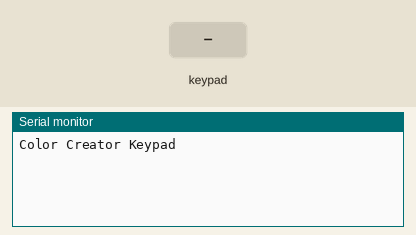
Simulated run of this sketch. Board: Arduino Uno, built with avr-gcc and run on an emulated ATmega328P. On the bench: the last lines printed to the serial monitor. Wiring (inferred from the names in the program): 5×4 keypad (labels assumed): rows pin 10, pin 11, pin 12, pin 13, A0; columns pin 5, pin 7, pin 8, pin 9. The inputs (shaded band) are chosen by the test bench.

Above: at 1.2 s.
1.3 s: key '1' pressed
At 1.7 s:
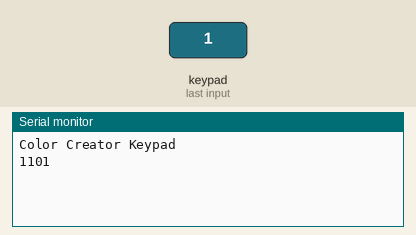
2.8 s: keypad keys 1 2 pressed 0.4 s apart
At 4.3 s:
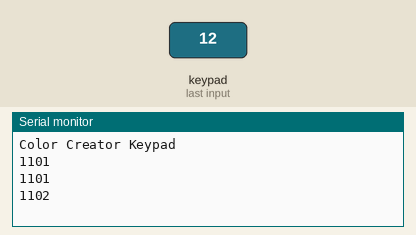
5.1 s: key '3' pressed
At 5.7 s:
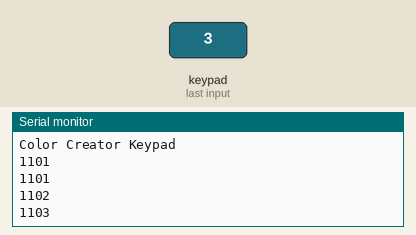
6.6 s: keypad keys 1 2 D pressed 0.4 s apart
At 8.7 s:
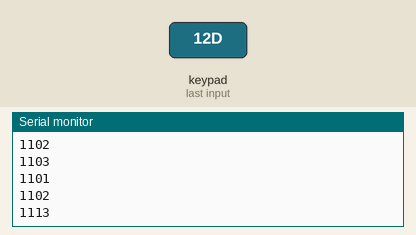
Timing chart, 0 to 10.2 s (numbered marks = the images above; inputs shaded):
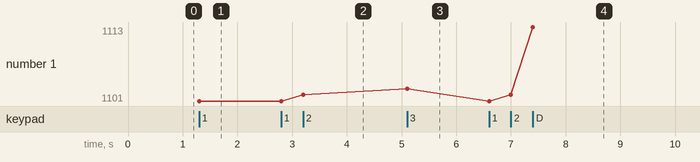

Measured:
- after the input at 1.3 s, the serial monitor: prints a new line at once (image 1)
- after the input at 2.8 s, the serial monitor: prints a new line after 0.40 s (image 2)
- after the input at 5.1 s, the serial monitor: prints a new line at once (image 3)
- after the input at 6.6 s, the serial monitor: prints a new line at once (image 4)
- plotted number 1: 1101 → 1102 after the input at 2.8 s, 1102 → 1103 after the input at 5.1 s, 1103 → 1113 after the input at 6.6 s

The sketch:

keypad.ino
```cpp
/*


 1  2  3  4
 5  6  7  8
 9  10 11 12
 13 14 15 16


 */
#include <Timer.h>
Timer t;

#define DEVICE_ID 1
#define COMMAND_BUTTON_PRESS 1
#define COMMAND_BUTTON_HELD 2

#define DEBOUNCE_DELAY 200 //button debounce on milliseconds
#define BUTTON_HELD_TIME 2000 //time button needs to be held to trigger a button held command

#define ROW_1_PIN 10
#define ROW_2_PIN 11
#define ROW_3_PIN 12
#define ROW_4_PIN 13
#define ROW_5_PIN A0

#define COLUMN_1_PIN 5
#define COLUMN_2_PIN 7
#define COLUMN_3_PIN 8
#define COLUMN_4_PIN 9


byte getkey;
byte getkey_buffer;

long debounce_counter;

void setup() {

  Serial.begin(57600);
  Serial.println("Color Creator Keypad");

  //activate timer events
  t.every(1, counter);

  pinMode(COLUMN_1_PIN, INPUT);
  digitalWrite(COLUMN_1_PIN, HIGH);    //enable internal pullup
  pinMode(COLUMN_2_PIN, INPUT);
  digitalWrite(COLUMN_2_PIN, HIGH);    //enable internal pullup
  pinMode(COLUMN_3_PIN, INPUT);
  digitalWrite(COLUMN_3_PIN, HIGH);    //enable internal pullup
  pinMode(COLUMN_4_PIN, INPUT);
  digitalWrite(COLUMN_4_PIN, HIGH);    //enable internal pullup

  //set output pins to input to make them float
  pinMode(ROW_1_PIN, INPUT);
  pinMode(ROW_2_PIN, INPUT);
  pinMode(ROW_3_PIN, INPUT);
  pinMode(ROW_4_PIN, INPUT);
  pinMode(ROW_5_PIN, INPUT);

}

void loop(){

  t.update(); //required for timer events


  getkey = 0;

  pinMode(ROW_1_PIN, OUTPUT); //set pin to output
  digitalWrite(ROW_1_PIN, LOW); //set pin to low

  //check for low columns
  if (digitalRead(COLUMN_1_PIN) == 0) getkey = 1;
  if (digitalRead(COLUMN_2_PIN) == 0) getkey = 2;
  if (digitalRead(COLUMN_3_PIN) == 0) getkey = 3;
  if (digitalRead(COLUMN_4_PIN) == 0) getkey = 4;

  pinMode(ROW_1_PIN, INPUT); //set pin back to floating state

  pinMode(ROW_2_PIN, OUTPUT); //set pin to output
  digitalWrite(ROW_2_PIN, LOW); //set pin to low

  //check for low columns
  if (digitalRead(COLUMN_1_PIN) == 0) getkey = 5;
  if (digitalRead(COLUMN_2_PIN) == 0) getkey = 6;
  if (digitalRead(COLUMN_3_PIN) == 0) getkey = 7;
  if (digitalRead(COLUMN_4_PIN) == 0) getkey = 8;

  pinMode(ROW_2_PIN, INPUT); //set pin back to floating state

  pinMode(ROW_3_PIN, OUTPUT); //set pin to output
  digitalWrite(ROW_3_PIN, LOW); //set pin to low

  //check for low columns
  if (digitalRead(COLUMN_1_PIN) == 0) getkey = 9;
  if (digitalRead(COLUMN_2_PIN) == 0) getkey = 10;
  if (digitalRead(COLUMN_3_PIN) == 0) getkey = 11;
  if (digitalRead(COLUMN_4_PIN) == 0) getkey = 12;

  pinMode(ROW_3_PIN, INPUT); //set pin back to floating state

  pinMode(ROW_4_PIN, OUTPUT); //set pin to output
  digitalWrite(ROW_4_PIN, LOW); //set pin to low

  //check for low columns
  if (digitalRead(COLUMN_1_PIN) == 0) getkey = 13;
  if (digitalRead(COLUMN_2_PIN) == 0) getkey = 14;
  if (digitalRead(COLUMN_3_PIN) == 0) getkey = 15;
  if (digitalRead(COLUMN_4_PIN) == 0) getkey = 16;

  pinMode(ROW_4_PIN, INPUT); //set pin back to floating state

  pinMode(ROW_5_PIN, OUTPUT); //set pin to output
  digitalWrite(ROW_5_PIN, LOW); //set pin to low

  //check for low columns
  if (digitalRead(COLUMN_1_PIN) == 0) getkey = 17;
  if (digitalRead(COLUMN_2_PIN) == 0) getkey = 18;
  if (digitalRead(COLUMN_3_PIN) == 0) getkey = 19;
  if (digitalRead(COLUMN_4_PIN) == 0) getkey = 20;

  pinMode(ROW_5_PIN, INPUT); //set pin back to floating state


  //process getkey

  //force max value for debounce_counter
  if (debounce_counter > 10000) debounce_counter = 10000;

  //all keys lifted
  if(getkey == 0) getkey_buffer = 0;

  //indicates the button is released after a hold
  if (getkey == 0 && debounce_counter > 15000) debounce_counter = 0;

  //new data
  if (getkey != 0 && getkey != getkey_buffer && debounce_counter > DEBOUNCE_DELAY) {


    debounce_counter = 0;
    getkey_buffer = getkey;

    Serial.print(DEVICE_ID);
    Serial.print(COMMAND_BUTTON_PRESS);

    if (getkey < 10) {
    Serial.print(0);
    Serial.println(getkey);
    }
    else
    {
    Serial.println(getkey);
    }


  }

  //process if the same button has been held down
  if (getkey != 0 && getkey == getkey_buffer && debounce_counter > BUTTON_HELD_TIME && debounce_counter < 5000) {

    debounce_counter = 20000;

    Serial.print(DEVICE_ID);
    Serial.print(COMMAND_BUTTON_HELD);

    if (getkey < 10) {
    Serial.print(0);
    Serial.println(getkey);
    }
    else
    {
    Serial.println(getkey);
    }


  }

} //end main_loop


void counter(void) {

  debounce_counter++;

}
```
